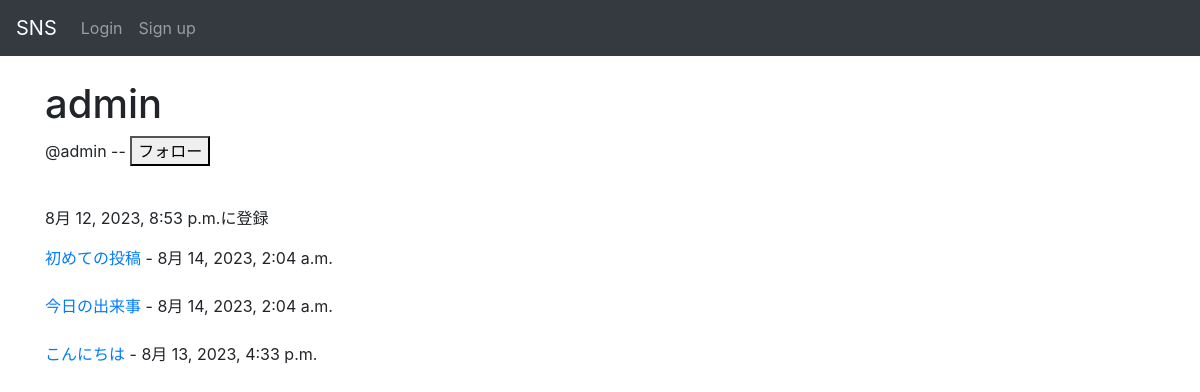
Page /accounts/user/ac20daa5-716d-4be9-b037-15f506b8e887/ on the earlier database version.
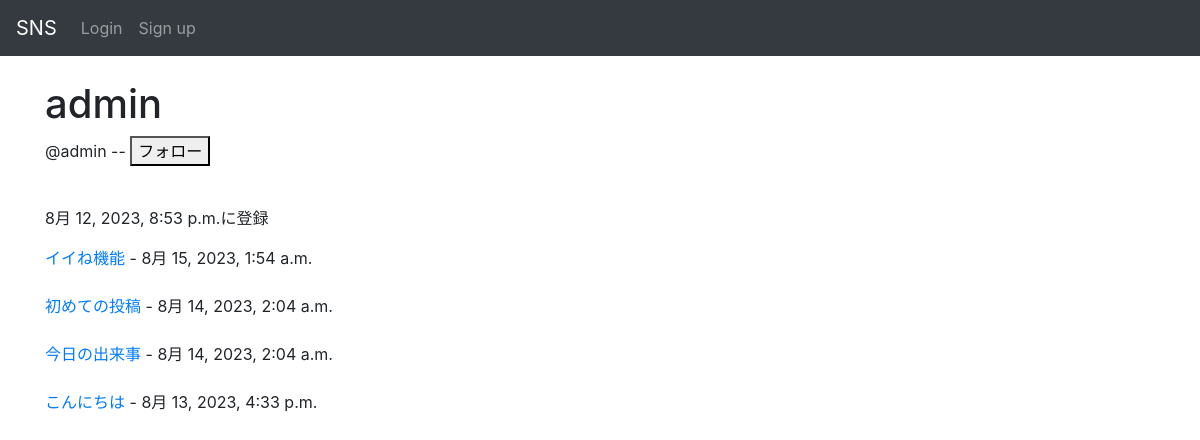
Same page on the later database version.
### sns/models.py (models this page shows, shortened)
class Post(models.Model):
    id = models.UUIDField(primary_key=True, default=uuid.uuid4, editable=False)
    title = models.CharField(max_length=50)
    detail = models.CharField(max_length=255)
    author = models.ForeignKey(
        get_user_model(),
        on_delete=models.CASCADE
    )
    created_at = models.DateTimeField(auto_now_add=True)
    good_num = models.IntegerField(default=0)

### accounts/views.py (the view, shortened to what this page needs)
# urls.py: path("user/<str:id>/", views.user_detail, name="user"),
def user_detail(request, id):
    user = get_object_or_404(CustomUser, pk=id)
    post = Post.objects.filter(author=user)
    if request.user.is_anonymous:
        context = {
            "userDetail":user,
            "posts":post,
            "following":False,
        }
        return render(request, "accounts/userDetail.html", context)

### accounts/templates/accounts/userDetail.html
{% extends "base.html" %}
{% block content %}
    <h1>
        {{ userDetail.username }}
    </h1>
    <p>
        @{{ userDetail.usertag }} --
        {% if following %}
            フォロー中
            <button onclick="location.href='{% url 'accounts:unfollow' userDetail.id %}'"> フォロー解除</button>
            <br>
            <br>
        {% elif userDetail.id != user.id %}
            <button onclick="location.href='{% url 'accounts:follow' userDetail.id %}'"> フォロー</button>
            <br>
            <br>
        {% endif %}
    </p>
    <p>
        {{ userDetail.created_at }}に登録
    </p>
    {% for post in posts reversed %}
        <a href='{% url "sns:post" post.id %}'>
            {{ post.title }}
        </a> -
        {{ post.created_at }}
        <br>
        <br>
    {% endfor %}
{% endblock %}

Differences in the rows shown:
added Post: title "イイね機能", created_at "8月 15, 2023, 1:54 a.m."
